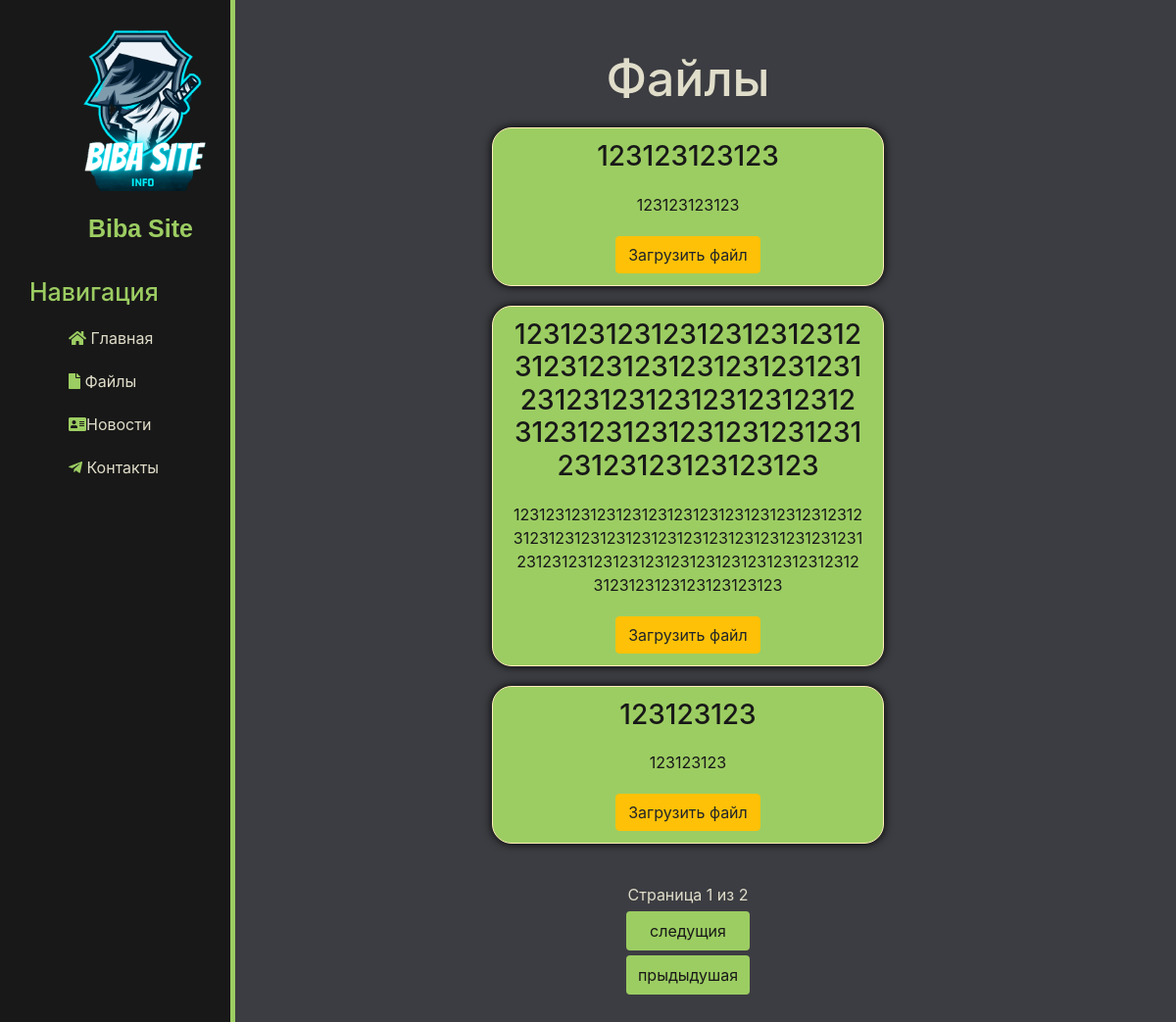
The app's page /index/ with its own data.
### mainapp/models.py (models this page shows)
class File(models.Model):
    title = models.CharField('Заголовок', max_length=250)  # Название файла
    anons = models.CharField('Анонс', max_length=250, null=True)
    uploaded_file = models.FileField(upload_to='documents/')
    uploaded_at = models.DateTimeField(auto_now_add=True)

### mainapp/views.py (the view)
# urls.py: path('index/', views.index, name='file'),
def index(request):
    files_list = File.objects.all().order_by('-uploaded_at')
    paginator = Paginator(files_list, 3)
    page = request.GET.get('page')
    files = paginator.get_page(page)
    return render(request, 'main/index.html', {'files': files})

### mainapp/templates/main/index.html (shortened to what this page needs)
{% extends 'main/layout.html' %}
{% block content %}
    <div class="features">
        <h1>Файлы</h1>
        {% for file in files %}
            <div class="alert alert-warning">
            <h3>{{ file.title }}</h3>
            <p>{{ file.anons }}</p>
            <a href="{{ file.uploaded_file.url }}" class="btn btn-warning" download>Загрузить файл</a><br>
            </div>
        {% endfor %}
    <div class="pagination">
         <span class="step-links">
         <span class="current">
             Страница {{ files.number }} из {{ files.paginator.num_pages }}
         </span>
         {% if files.has_next %}
             <a href="?page={{ files.next_page_number }}">следущия </a>
         <a href="?page={{ files.paginator.num_pages }}"> прыдыдушая</a>
         {% endif %}
         </span>
    </div>
{% endblock %}

### mainapp/templates/main/layout.html (shortened to what this page needs)
{% load static %}
<!doctype html>
<html lang="ru">
<head>
    <link href="https://maxcdn.bootstrapcdn.com/bootstrap/4.5.2/css/bootstrap.min.css" rel="stylesheet">
    <link rel="stylesheet" href={% static "main/css/main.css"%}>
    <link rel="stylesheet" href="https://use.fontawesome.com/releases/v5.8.2/css/all.css">
</head>
<body>
<aside class="d-none d-lg-block">
    <img src="{% static 'main/img/logo_ann.png' %}" alt="Логотип">
    <span class="logo">Biba Site</span>
    <h3> Навигация </h3>
    <ul>
         <a href="{% url 'home' %}"><li><i class="fas fa-home" style="color: #9CCD62"></i> Главная </li></a>
        <a href="{% url 'file' %}"><li><i class="fas fa-file" style="color: #9CCD62;"></i> Файлы </li></a>
        <a href="{% url 'news' %}"><li><i class="fas fa-address-card" style="color:#9CCD62 "></i>Новости</li></a>
        <a href="{% url 'about' %}"><li><i class="fab fa-telegram-plane" style="color: #9CCD62;"></i> Контакты</li></a>
    </ul>
</aside>
<main>
    {% block content %}{% endblock %}
</main
</body>
</html>

### mainapp/static/main/css/main.css (style rules this page uses)
body { background: #3C3D42; }
aside { float: left; background: #181818; width: 20%; padding: 2.5%; height: 168vh; color: #9CCD62; border-right: 5px solid; }
aside img { width: 220px; float: left; }
.logo { font-family: sans-serif; font-size: 25px; margin-left: 60px; font-weight: bold; position: relative; top: 20px; }
aside h3 { margin-top: 50px; font-size: 25px; }
aside ul { list-style: none; }
aside ul a { color: #E0DDCA; display: block; margin-top: 20px; transition: all .8s ease; }
main .features { float:left; color: #E0DDCA; margin-top: 50px; text-align: center; width: 77%; }
main .features { float: left; color: #E0DDCA; margin-top: 50px; text-align: center; width: 77%; }
main .features h1 { font-size: 50px; text-align: center; }
main .features p { text-align: center; max-width: 700px; margin: 20px auto; }
.alert-warning { word-wrap: break-word; background-color: #9CCD62; box-sizing: border-box; border-radius: 20px; box-shadow: 0 0 10px rgba(0, 0, 0, 10); width: 400px; margin: 20px auto; text-align: center; }
.features { box-sizing: border-box; max-width: 90%; margin: 0 auto; }
.features .alert-warning { background: #9CCD62; color: #181818; }
.pagination { display: flex; justify-content: center; align-items: center; width: 100%; padding: 20px 0; }
.pagination a { display: flex; justify-content: center; align-items: center; flex-wrap: wrap; padding: 8px 12px; margin: 5px; background-color: #9CCD62; color: #181818; text-decoration: none; border-radius: 4px; transition: background-color 0.3s; }

### records on screen
File: title "123123123123", anons "123123123123"
File: title "123123123123123123123123123123123123123123123123123123123123123123123123123123123123123123123123123123123123", anons "123123123123123123123123123123123123123123123123123123123123123123123123123123123123123123123123123123123123123123123123123123123123123123123123"
File: title "123123123", anons "123123123"

### other values on screen
{{ files.number }} "1"
{{ files.paginator.num_pages }} "2"
